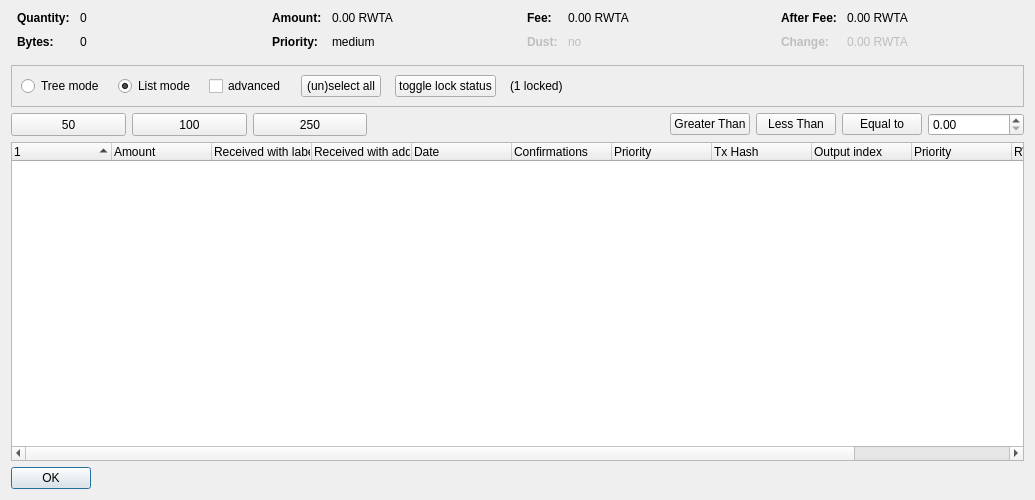
<?xml version="1.0" encoding="UTF-8"?>
<ui version="4.0">
 <class>CoinControlDialog</class>
 <widget class="QDialog" name="CoinControlDialog">
  <property name="geometry">
   <rect>
    <x>0</x>
    <y>0</y>
    <width>1035</width>
    <height>500</height>
   </rect>
  </property>
  <property name="windowTitle">
   <string>Coin Selection</string>
  </property>
  <layout class="QVBoxLayout" name="verticalLayout">
   <item>
    <layout class="QHBoxLayout" name="horizontalLayoutTop" stretch="0,0,0,0">
     <property name="topMargin">
      <number>0</number>
     </property>
     <property name="bottomMargin">
      <number>10</number>
     </property>
     <item>
      <layout class="QFormLayout" name="formLayoutCoinControl1">
       <property name="horizontalSpacing">
        <number>10</number>
       </property>
       <property name="verticalSpacing">
        <number>10</number>
       </property>
       <property name="leftMargin">
        <number>6</number>
       </property>
       <property name="rightMargin">
        <number>6</number>
       </property>
       <item row="0" column="0">
        <widget class="QLabel" name="labelCoinControlQuantityText">
         <property name="font">
          <font>
           <weight>75</weight>
           <bold>true</bold>
          </font>
         </property>
         <property name="text">
          <string>Quantity:</string>
         </property>
        </widget>
       </item>
       <item row="0" column="1">
        <widget class="QLabel" name="labelCoinControlQuantity">
         <property name="cursor">
          <cursorShape>IBeamCursor</cursorShape>
         </property>
         <property name="contextMenuPolicy">
          <enum>Qt::ActionsContextMenu</enum>
         </property>
         <property name="text">
          <string notr="true">0</string>
         </property>
         <property name="textInteractionFlags">
          <set>Qt::LinksAccessibleByMouse|Qt::TextSelectableByKeyboard|Qt::TextSelectableByMouse</set>
         </property>
        </widget>
       </item>
       <item row="1" column="0">
        <widget class="QLabel" name="labelCoinControlBytesText">
         <property name="font">
          <font>
           <weight>75</weight>
           <bold>true</bold>
          </font>
         </property>
         <property name="text">
          <string>Bytes:</string>
         </property>
        </widget>
       </item>
       <item row="1" column="1">
        <widget class="QLabel" name="labelCoinControlBytes">
         <property name="cursor">
          <cursorShape>IBeamCursor</cursorShape>
         </property>
         <property name="contextMenuPolicy">
          <enum>Qt::ActionsContextMenu</enum>
         </property>
         <property name="text">
          <string notr="true">0</string>
         </property>
         <property name="textInteractionFlags">
          <set>Qt::LinksAccessibleByMouse|Qt::TextSelectableByKeyboard|Qt::TextSelectableByMouse</set>
         </property>
        </widget>
       </item>
      </layout>
     </item>
     <item>
      <layout class="QFormLayout" name="formLayoutCoinControl2">
       <property name="horizontalSpacing">
        <number>10</number>
       </property>
       <property name="verticalSpacing">
        <number>10</number>
       </property>
       <property name="leftMargin">
        <number>6</number>
       </property>
       <property name="rightMargin">
        <number>6</number>
       </property>
       <item row="0" column="0">
        <widget class="QLabel" name="labelCoinControlAmountText">
         <property name="font">
          <font>
           <weight>75</weight>
           <bold>true</bold>
          </font>
         </property>
         <property name="text">
          <string>Amount:</string>
         </property>
        </widget>
       </item>
       <item row="0" column="1">
        <widget class="QLabel" name="labelCoinControlAmount">
         <property name="cursor">
          <cursorShape>IBeamCursor</cursorShape>
         </property>
         <property name="contextMenuPolicy">
          <enum>Qt::ActionsContextMenu</enum>
         </property>
         <property name="text">
          <string notr="true">0.00 RWTA</string>
         </property>
         <property name="textInteractionFlags">
          <set>Qt::LinksAccessibleByMouse|Qt::TextSelectableByKeyboard|Qt::TextSelectableByMouse</set>
         </property>
        </widget>
       </item>
       <item row="1" column="0">
        <widget class="QLabel" name="labelCoinControlPriorityText">
         <property name="font">
          <font>
           <weight>75</weight>
           <bold>true</bold>
          </font>
         </property>
         <property name="text">
          <string>Priority:</string>
         </property>
        </widget>
       </item>
       <item row="1" column="1">
        <widget class="QLabel" name="labelCoinControlPriority">
         <property name="cursor">
          <cursorShape>IBeamCursor</cursorShape>
         </property>
         <property name="contextMenuPolicy">
          <enum>Qt::ActionsContextMenu</enum>
         </property>
         <property name="text">
          <string>medium</string>
         </property>
         <property name="textInteractionFlags">
          <set>Qt::LinksAccessibleByMouse|Qt::TextSelectableByKeyboard|Qt::TextSelectableByMouse</set>
         </property>
        </widget>
       </item>
      </layout>
     </item>
     <item>
      <layout class="QFormLayout" name="formLayoutCoinControl3">
       <property name="horizontalSpacing">
        <number>10</number>
       </property>
       <property name="verticalSpacing">
        <number>10</number>
       </property>
       <property name="leftMargin">
        <number>6</number>
       </property>
       <property name="rightMargin">
        <number>6</number>
       </property>
       <item row="0" column="0">
        <widget class="QLabel" name="labelCoinControlFeeText">
         <property name="font">
          <font>
           <weight>75</weight>
           <bold>true</bold>
          </font>
         </property>
         <property name="text">
          <string>Fee:</string>
         </property>
        </widget>
       </item>
       <item row="0" column="1">
        <widget class="QLabel" name="labelCoinControlFee">
         <property name="cursor">
          <cursorShape>IBeamCursor</cursorShape>
         </property>
         <property name="contextMenuPolicy">
          <enum>Qt::ActionsContextMenu</enum>
         </property>
         <property name="text">
          <string notr="true">0.00 RWTA</string>
         </property>
         <property name="textInteractionFlags">
          <set>Qt::LinksAccessibleByMouse|Qt::TextSelectableByKeyboard|Qt::TextSelectableByMouse</set>
         </property>
        </widget>
       </item>
       <item row="1" column="0">
        <widget class="QLabel" name="labelCoinControlLowOutputText">
         <property name="enabled">
          <bool>false</bool>
         </property>
         <property name="font">
          <font>
           <weight>75</weight>
           <bold>true</bold>
          </font>
         </property>
         <property name="text">
          <string>Dust:</string>
         </property>
        </widget>
       </item>
       <item row="1" column="1">
        <widget class="QLabel" name="labelCoinControlLowOutput">
         <property name="enabled">
          <bool>false</bool>
         </property>
         <property name="cursor">
          <cursorShape>IBeamCursor</cursorShape>
         </property>
         <property name="contextMenuPolicy">
          <enum>Qt::ActionsContextMenu</enum>
         </property>
         <property name="text">
          <string>no</string>
         </property>
         <property name="textInteractionFlags">
          <set>Qt::LinksAccessibleByMouse|Qt::TextSelectableByKeyboard|Qt::TextSelectableByMouse</set>
         </property>
        </widget>
       </item>
      </layout>
     </item>
     <item>
      <layout class="QFormLayout" name="formLayoutCoinControl4">
       <property name="horizontalSpacing">
        <number>10</number>
       </property>
       <property name="verticalSpacing">
        <number>10</number>
       </property>
       <property name="leftMargin">
        <number>6</number>
       </property>
       <property name="rightMargin">
        <number>6</number>
       </property>
       <item row="0" column="0">
        <widget class="QLabel" name="labelCoinControlAfterFeeText">
         <property name="font">
          <font>
           <weight>75</weight>
           <bold>true</bold>
          </font>
         </property>
         <property name="text">
          <string>After Fee:</string>
         </property>
        </widget>
       </item>
       <item row="0" column="1">
        <widget class="QLabel" name="labelCoinControlAfterFee">
         <property name="cursor">
          <cursorShape>IBeamCursor</cursorShape>
         </property>
         <property name="contextMenuPolicy">
          <enum>Qt::ActionsContextMenu</enum>
         </property>
         <property name="text">
          <string notr="true">0.00 RWTA</string>
         </property>
         <property name="textInteractionFlags">
          <set>Qt::LinksAccessibleByMouse|Qt::TextSelectableByKeyboard|Qt::TextSelectableByMouse</set>
         </property>
        </widget>
       </item>
       <item row="1" column="0">
        <widget class="QLabel" name="labelCoinControlChangeText">
         <property name="enabled">
          <bool>false</bool>
         </property>
         <property name="font">
          <font>
           <weight>75</weight>
           <bold>true</bold>
          </font>
         </property>
         <property name="text">
          <string>Change:</string>
         </property>
        </widget>
       </item>
       <item row="1" column="1">
        <widget class="QLabel" name="labelCoinControlChange">
         <property name="enabled">
          <bool>false</bool>
         </property>
         <property name="cursor">
          <cursorShape>IBeamCursor</cursorShape>
         </property>
         <property name="contextMenuPolicy">
          <enum>Qt::ActionsContextMenu</enum>
         </property>
         <property name="text">
          <string notr="true">0.00 RWTA</string>
         </property>
         <property name="textInteractionFlags">
          <set>Qt::LinksAccessibleByMouse|Qt::TextSelectableByKeyboard|Qt::TextSelectableByMouse</set>
         </property>
        </widget>
       </item>
      </layout>
     </item>
    </layout>
   </item>
   <item>
    <widget class="QFrame" name="frame">
     <property name="minimumSize">
      <size>
       <width>0</width>
       <height>40</height>
      </size>
     </property>
     <property name="frameShape">
      <enum>QFrame::StyledPanel</enum>
     </property>
     <property name="frameShadow">
      <enum>QFrame::Sunken</enum>
     </property>
     <layout class="QHBoxLayout" name="horizontalLayout">
      <item>
       <layout class="QHBoxLayout" name="horizontalLayoutPanel" stretch="0,0,0,0,0,0,0">
        <property name="spacing">
         <number>14</number>
        </property>
        <item>
         <widget class="QRadioButton" name="radioTreeMode">
          <property name="sizePolicy">
           <sizepolicy hsizetype="Maximum" vsizetype="Fixed">
            <horstretch>0</horstretch>
            <verstretch>0</verstretch>
           </sizepolicy>
          </property>
          <property name="text">
           <string>Tree mode</string>
          </property>
         </widget>
        </item>
        <item>
         <widget class="QRadioButton" name="radioListMode">
          <property name="sizePolicy">
           <sizepolicy hsizetype="Maximum" vsizetype="Fixed">
            <horstretch>0</horstretch>
            <verstretch>0</verstretch>
           </sizepolicy>
          </property>
          <property name="text">
           <string>List mode</string>
          </property>
          <property name="checked">
           <bool>true</bool>
          </property>
         </widget>
        </item>
        <item>
         <widget class="QCheckBox" name="advanced">
          <property name="minimumSize">
           <size>
            <width>70</width>
            <height>17</height>
           </size>
          </property>
          <property name="text">
           <string>advanced</string>
          </property>
         </widget>
        </item>
        <item>
         <widget class="QPushButton" name="pushButtonSelectAll">
          <property name="sizePolicy">
           <sizepolicy hsizetype="Maximum" vsizetype="Fixed">
            <horstretch>0</horstretch>
            <verstretch>0</verstretch>
           </sizepolicy>
          </property>
          <property name="text">
           <string>(un)select all</string>
          </property>
          <property name="autoDefault">
           <bool>false</bool>
          </property>
         </widget>
        </item>
        <item>
         <widget class="QPushButton" name="pushButtonToggleLock">
          <property name="sizePolicy">
           <sizepolicy hsizetype="Maximum" vsizetype="Fixed">
            <horstretch>0</horstretch>
            <verstretch>0</verstretch>
           </sizepolicy>
          </property>
          <property name="text">
           <string>toggle lock status</string>
          </property>
          <property name="autoDefault">
           <bool>false</bool>
          </property>
         </widget>
        </item>
        <item>
         <widget class="QLabel" name="labelLocked">
          <property name="text">
           <string>(1 locked)</string>
          </property>
         </widget>
        </item>
        <item>
         <spacer name="horizontalSpacer">
          <property name="orientation">
           <enum>Qt::Horizontal</enum>
          </property>
          <property name="sizeHint" stdset="0">
           <size>
            <width>40</width>
            <height>20</height>
           </size>
          </property>
         </spacer>
        </item>
       </layout>
      </item>
     </layout>
    </widget>
   </item>
   <item>
    <layout class="QHBoxLayout" name="horizontalLayout_3">
     <item>
      <widget class="QPushButton" name="select_50">
       <property name="minimumSize">
        <size>
         <width>115</width>
         <height>23</height>
        </size>
       </property>
       <property name="text">
        <string>50</string>
       </property>
      </widget>
     </item>
     <item>
      <widget class="QPushButton" name="select_100">
       <property name="minimumSize">
        <size>
         <width>115</width>
         <height>23</height>
        </size>
       </property>
       <property name="text">
        <string>100</string>
       </property>
      </widget>
     </item>
     <item>
      <widget class="QPushButton" name="select_250">
       <property name="minimumSize">
        <size>
         <width>114</width>
         <height>23</height>
        </size>
       </property>
       <property name="text">
        <string>250</string>
       </property>
      </widget>
     </item>
     <item>
      <spacer name="horizontalSpacer_2">
       <property name="orientation">
        <enum>Qt::Horizontal</enum>
       </property>
       <property name="sizeHint" stdset="0">
        <size>
         <width>40</width>
         <height>20</height>
        </size>
       </property>
      </spacer>
     </item>
     <item>
      <widget class="QPushButton" name="GreaterThan">
       <property name="text">
        <string>Greater Than</string>
       </property>
      </widget>
     </item>
     <item>
      <widget class="QPushButton" name="LessThan">
       <property name="text">
        <string>Less Than</string>
       </property>
      </widget>
     </item>
     <item>
      <widget class="QPushButton" name="EqualTo">
       <property name="text">
        <string>Equal to</string>
       </property>
      </widget>
     </item>
     <item>
      <widget class="QDoubleSpinBox" name="num_box">
       <property name="minimumSize">
        <size>
         <width>96</width>
         <height>20</height>
        </size>
       </property>
      </widget>
     </item>
    </layout>
   </item>
   <item>
    <layout class="QVBoxLayout" name="verticalLayout_2"/>
   </item>
   <item>
    <layout class="QHBoxLayout" name="horizontalLayout_2"/>
   </item>
   <item>
    <widget class="CoinControlTreeWidget" name="treeWidget">
     <property name="contextMenuPolicy">
      <enum>Qt::CustomContextMenu</enum>
     </property>
     <property name="sortingEnabled">
      <bool>false</bool>
     </property>
     <property name="columnCount">
      <number>12</number>
     </property>
     <attribute name="headerShowSortIndicator" stdset="0">
      <bool>true</bool>
     </attribute>
     <attribute name="headerStretchLastSection">
      <bool>false</bool>
     </attribute>
     <column>
      <property name="text">
       <string/>
      </property>
     </column>
     <column>
      <property name="text">
       <string>Amount</string>
      </property>
     </column>
     <column>
      <property name="text">
       <string>Received with label</string>
      </property>
     </column>
     <column>
      <property name="text">
       <string>Received with address</string>
      </property>
     </column>
     <column>
      <property name="text">
       <string>Date</string>
      </property>
     </column>
     <column>
      <property name="text">
       <string>Confirmations</string>
      </property>
      <property name="toolTip">
       <string>Confirmed</string>
      </property>
     </column>
     <column>
      <property name="text">
       <string>Priority</string>
      </property>
     </column>
     <column>
      <property name="text">
       <string>Tx Hash</string>
      </property>
     </column>
     <column>
      <property name="text">
       <string>Output index</string>
      </property>
     </column>
     <column>
      <property name="text">
       <string>Priority</string>
      </property>
     </column>
     <column>
      <property name="text">
       <string>RWTalersend Rounds</string>
      </property>
     </column>
     <column>
      <property name="text">
       <string>Date</string>
      </property>
     </column>
    </widget>
   </item>
   <item>
    <widget class="QDialogButtonBox" name="buttonBox">
     <property name="sizePolicy">
      <sizepolicy hsizetype="Maximum" vsizetype="Fixed">
       <horstretch>0</horstretch>
       <verstretch>0</verstretch>
      </sizepolicy>
     </property>
     <property name="orientation">
      <enum>Qt::Horizontal</enum>
     </property>
     <property name="standardButtons">
      <set>QDialogButtonBox::Ok</set>
     </property>
    </widget>
   </item>
  </layout>
 </widget>
 <customwidgets>
  <customwidget>
   <class>CoinControlTreeWidget</class>
   <extends>QTreeWidget</extends>
   <header>coincontroltreewidget.h</header>
  </customwidget>
 </customwidgets>
 <resources/>
 <connections/>
</ui>
